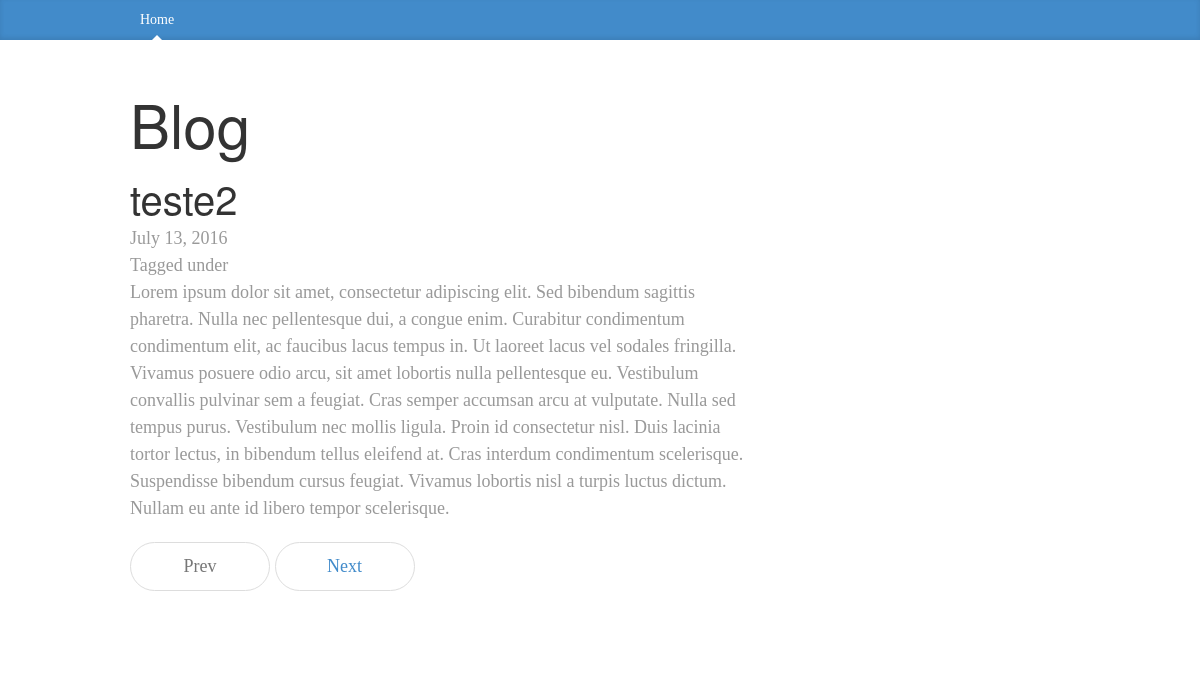
The page / on the database its author committed.
### blogg/models.py (models this page shows, shortened)
class Entry(models.Model):
	title = models.CharField(max_length=200)
	body = models.TextField()
	slug = models.SlugField(max_length=200, unique=True)
	publish = models.BooleanField(default=True)
	created = models.DateField(auto_now_add=True)
	modified = models.DateTimeField(auto_now=True)
	tags = models.ManyToManyField(Tag)
	objects = EntryQuerySet.as_manager()
	class Meta:
		verbose_name = "Blog Entry"
		verbose_name_plural = "Blog Entries"
		ordering = ["-created"]

### blogg/views.py (the view)
# urls.py: url(r'^$', views.BlogIndex.as_view(), name="index"),
class BlogIndex(generic.ListView):
	queryset = models.Entry.objects.published()
	template_name = "home.html"
	paginate_by = 1

### templates/home.html
{% extends "base.html" %}
{% load django_markdown %}
{% block blog_entries %}
{% for object in object_list %}
	<div class="post">
		<h2>{{ object.title }}</h2>
		<p class="meta">
			{{ object.created }}
			<br>Tagged under {{ object.tags.all|join:", "}}</br>
		{{ object.body|markdown }}
	<div>
{% endfor %}
{% endblock %}

### templates/base.html (shortened to what this page needs)
{% load staticfiles %}
<!DOCTYPE html>
<html lang="en">
  <head>
    <link href="{% static "css/blog.min.css" %}" rel="stylesheet">
    <link href="{% static "css/blog.css" %}" rel="stylesheet">
  </head>
  <body>
    <div class="blog-masthead">
      <div class="container">
        <nav class="blog-nav">
          <a class="blog-nav-item active" href="{% url "index" %}">Home</a>
        </nav>
      </div>
    </div>
    <div class="container">
      <div class="blog-header">
        <h1 class="blog-title">Blog</h1>
      </div>
      <div class="row">
        <div class="col-sm-8 blog-main">
          {% block blog_entries %} {% endblock %}
          {% if is_paginated %}
            <ul class="pager">
              <li {% if not page_obj.has_previous %}class="disabled"{% endif %}><a {% if page_obj.has_previous %}href="?page={{ page_obj.previous_page_number }}"{% endif %}>Prev</a></li>
              <li {% if not page_obj.has_next %}class="disabled"{% endif %}><a {% if page_obj.has_next %}href="?page={{ page_obj.next_page_number }}"{% endif %}>Next</a></li>
            </ul>
    {% endif %}
        </div>
      </div>
    </div>
  </body>
</html>

### static/css/blog.css (style rules this page uses)
body { font-family: Georgia, "Times New Roman", Times, serif; color: #555; }
h1, .h1, h2, .h2, h3, .h3, h4, .h4, h5, .h5, h6, .h6 { margin-top: 0; font-family: "Helvetica Neue", Helvetica, Arial, sans-serif; font-weight: normal; color: #333; }
@media (min-width: 1200px) { .container { width: 970px; } }
.blog-masthead { background-color: #428bca; -webkit-box-shadow: inset 0 -2px 5px rgba(0,0,0,.1); box-shadow: inset 0 -2px 5px rgba(0,0,0,.1); }
.blog-nav-item { position: relative; display: inline-block; padding: 10px; font-weight: 500; color: #cdddeb; }
.blog-nav .active { color: #fff; }
.blog-nav .active:after { position: absolute; bottom: 0; left: 50%; width: 0; height: 0; margin-left: -5px; vertical-align: middle; content: " "; border-right: 5px solid transparent; border-bottom: 5px solid; border-left: 5px solid transparent; }
.blog-header { padding-top: 20px; padding-bottom: 20px; }
.blog-title { margin-top: 30px; margin-bottom: 0; font-size: 60px; font-weight: normal; }
.blog-main { font-size: 18px; line-height: 1.5; }
.pager { margin-bottom: 60px; text-align: left; }
.pager > li > a { width: 140px; padding: 10px 20px; text-align: center; border-radius: 30px; }
.post { margin-bottom: 60px; }
div.post h2:first-child { margin-bottom: 5px; font-size: 40px; }
.meta { margin-bottom: 20px; color: #999; }

### rows shown on the page
Entry: title "teste2", created "July 13, 2016", body "Lorem ipsum dolor sit amet, consectetur adipiscing elit. Sed bibendum sagittis pharetra. Nulla nec pellentesque dui, a congue enim. Curabitur condimentum condimentum elit, ac faucibus lacus tempus in. Ut laoreet lacus vel sodales fringilla. Vivamus posuere odio arcu, sit amet lobortis nulla pellentesque eu. Vestibulum convallis pulvinar sem a feugiat. Cras semper accumsan arcu at vulputate. Nulla sed tempus purus. Vestibulum nec mollis ligula. Proin id consectetur nisl. Duis lacinia tortor lectus, in bibendum tellus eleifend at. Cras interdum condimentum scelerisque. Suspendisse bibendum cursus feugiat. Vivamus lobortis nisl a turpis luctus dictum. Nullam eu ante id libero tempor…"
